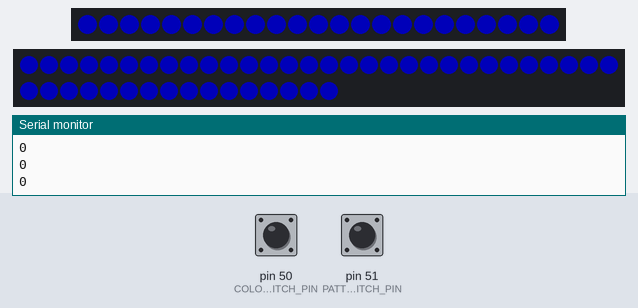
Recording of a sketch running on a simulated Arduino Mega 2560, built with avr-gcc and run on an emulated ATmega2560. On the bench: 23 RGB LEDs in strip order, left to right, 46 RGB LEDs in strip order, left to right, continuing on the next row, the last lines printed to the serial monitor. The inputs (shaded band) are chosen by the test bench; at power-on: pin 51 (PATTERN_SWITCH_PIN) HIGH, pin 50 (COLOR_SWITCH_PIN) HIGH. Dim RGB values are drawn brighter than linear; colours are those a GRB WS2812 strip shows for the declared byte order; random numbers use the default seed unless the sketch sets one.

Above: at 1.2 s.
1.3 s: pin 51 (PATTERN_SWITCH_PIN) pulled LOW for 0.15 s
At 1.35 s:
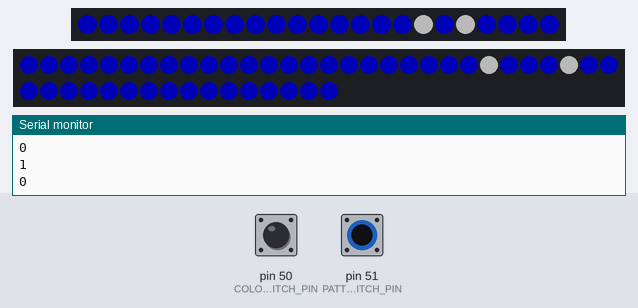
2.9 s: pin 50 (COLOR_SWITCH_PIN) pulled LOW for 0.15 s
At 3.01 s:
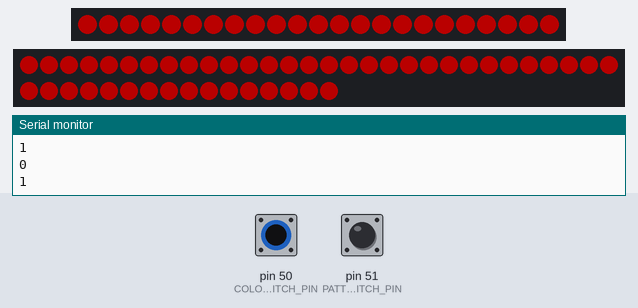
4.5 s: pin 51 (PATTERN_SWITCH_PIN) pulled LOW for 3.2 s
At 4.55 s:
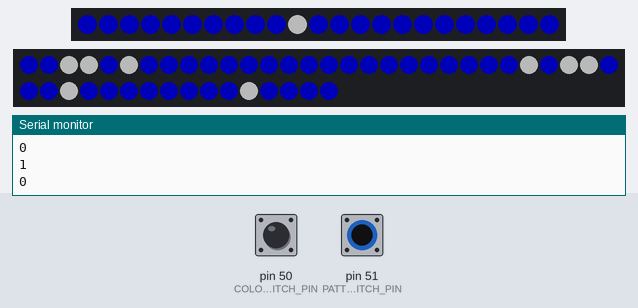
9.2 s: pin 50 (COLOR_SWITCH_PIN) pulled LOW for 3.2 s
At 10.1 s:
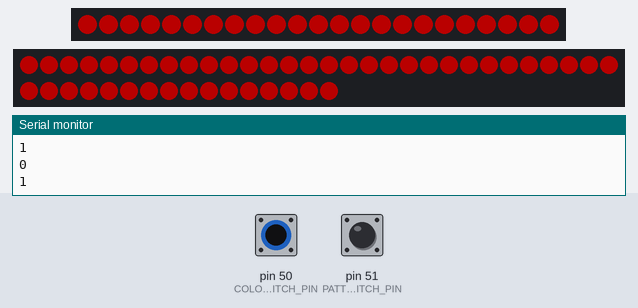
13.9 s: pin 50 (COLOR_SWITCH_PIN) driven LOW and pin 51 (PATTERN_SWITCH_PIN) driven LOW
At 13.99 s:
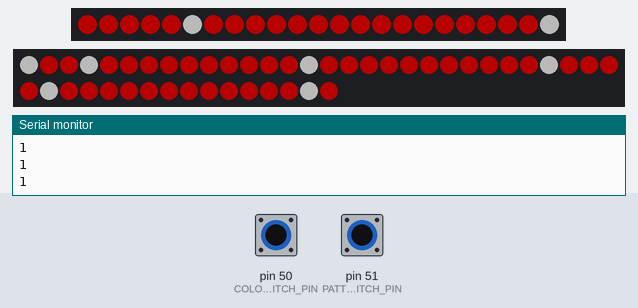
15.5 s: pin 50 (COLOR_SWITCH_PIN) driven HIGH
At 15.59 s:
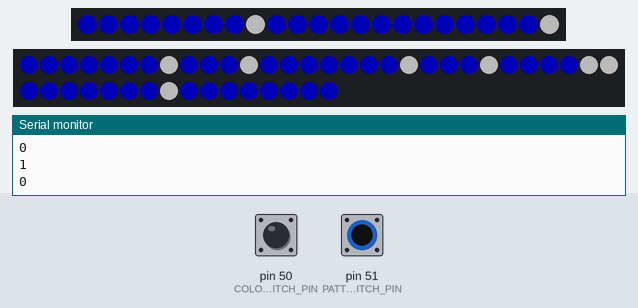

The sketch:

LEDImageryCart.ino
```cpp
#include <FastLED.h>

#define COLOR_SWITCH_PIN    50 // Subject to change
#define PATTERN_SWITCH_PIN  51 // Subject to change
#define LED_STRIP_1_PIN     22 // Subject to change
#define LED_STRIP_2_PIN     23 // Subject to change
#define NUM_LEDS_STRIP_1    23 // Subject to change
#define NUM_LEDS_STRIP_2    46 // Subject to change
#define BRIGHTNESS          70
#define LED_TYPE    WS2812B
#define COLOR_ORDER RGB
#define UPDATE_RATE_HZ 25
CRGB ledStrip1[NUM_LEDS_STRIP_1];
CRGB ledStrip2[NUM_LEDS_STRIP_2];

void setup() {
  // Set up switch for switching colors
    pinMode(COLOR_SWITCH_PIN,INPUT_PULLUP);
    pinMode(PATTERN_SWITCH_PIN,INPUT_PULLUP);
  // Configure the fast LED Library for our display
    FastLED.addLeds<LED_TYPE, LED_STRIP_1_PIN, COLOR_ORDER>(ledStrip1, NUM_LEDS_STRIP_1).setCorrection(TypicalLEDStrip);
    FastLED.addLeds<LED_TYPE, LED_STRIP_2_PIN, COLOR_ORDER>(ledStrip2, NUM_LEDS_STRIP_2).setCorrection(TypicalLEDStrip);
    FastLED.setBrightness(BRIGHTNESS);

    Serial.begin(115200);

    //NOTE: Might use something like this to switch between red and blue
    // Configure the roboRIO communication pin to recieve data
    // pinMode(CMD_INPUT_PIN, INPUT);

    // Initialize the FastLED display buffer array  to blank out the display
    for (uint8_t i = 0; i<NUM_LEDS_STRIP_1; i++){
      ledStrip1[i] = CRGB(0,0,0);
    }
    for (uint8_t i = 0; i<NUM_LEDS_STRIP_2; i++){
      ledStrip2[i] = CRGB(0,0,0);
    }
}

void loop() {
  // put your main code here, to run repeatedly:

  bool shouldSparkle = (digitalRead(PATTERN_SWITCH_PIN) == LOW);
  bool isRed = (digitalRead(COLOR_SWITCH_PIN) == LOW);

  Serial.println(shouldSparkle);
  Serial.println(isRed);

  uint8_t r = isRed? 255 : 0;
  uint8_t b = isRed? 0 : 255;
  uint8_t g = 0;

  setColors(r, g, b, shouldSparkle);

  FastLED.delay(1000 / UPDATE_RATE_HZ);
}


bool randBool() {
  return random() > (RANDOM_MAX * 0.9);
}

void setColors(uint8_t r, uint8_t g, uint8_t b, bool sparkle){

  for (uint8_t i = 0; i<NUM_LEDS_STRIP_1; i++){
      if(sparkle & randBool()){
        ledStrip1[i] = CRGB(255,255,255);
      } else {
        ledStrip1[i] = CRGB(g,r,b);
      }
  }
  for (uint8_t i = 0; i<NUM_LEDS_STRIP_2; i++){
      if(sparkle & randBool()){
        ledStrip2[i] = CRGB(255,255,255);
      } else {
        ledStrip2[i] = CRGB(g,r,b);
      }
  }
}
```

Measured:
- after the input at 1.3 s, the LEDs: change at once (image 1)
- after the input at 2.9 s, the LEDs: change after 0.05 s (image 2)
- after the input at 4.5 s, the LEDs: change after 0.05 s (image 3)
- after the input at 9.2 s, the LEDs: change at once (image 4)
- after the input at 13.9 s, the LEDs: first change at once (image 5 shows a later state)
